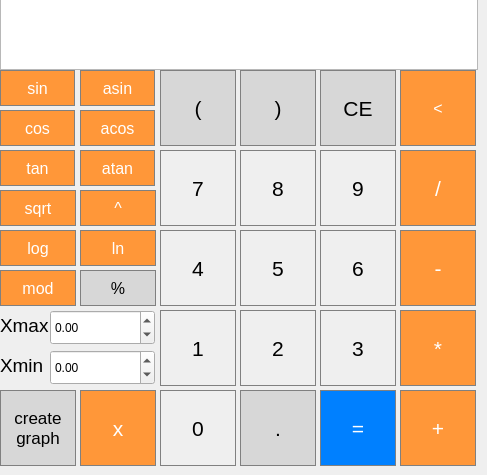
    <widget class="QWidget" name="tab">
     <attribute name="title">
      <string>Calculator</string>
     </attribute>
     <widget class="QPushButton" name="pushButton_7">
      <property name="geometry">
       <rect>
        <x>160</x>
        <y>150</y>
        <width>76</width>
        <height>76</height>
       </rect>
      </property>
      <property name="font">
       <font>
        <pointsize>16</pointsize>
       </font>
      </property>
      <property name="cursor">
       <cursorShape>PointingHandCursor</cursorShape>
      </property>
      <property name="styleSheet">
       <string notr="true">QPushButton {
   border: 1px solid gray;
}
QPushButton:pressed {
    background-color: qlineargradient(x1: 0, y1: 0, x2: 0, y2: 1,
                                      stop: 0 #dadbde, stop: 1 #f6f7fa);
}</string>
      </property>
      <property name="text">
       <string>7</string>
      </property>
      <property name="checkable">
       <bool>false</bool>
      </property>
     </widget>
     <widget class="QPushButton" name="pushButton_8">
      <property name="geometry">
       <rect>
        <x>240</x>
        <y>150</y>
        <width>76</width>
        <height>76</height>
       </rect>
      </property>
      <property name="font">
       <font>
        <pointsize>16</pointsize>
       </font>
      </property>
      <property name="cursor">
       <cursorShape>PointingHandCursor</cursorShape>
      </property>
      <property name="styleSheet">
       <string notr="true">QPushButton {
   border: 1px solid gray;
}
QPushButton:pressed {
    background-color: qlineargradient(x1: 0, y1: 0, x2: 0, y2: 1,
                                      stop: 0 #dadbde, stop: 1 #f6f7fa);
}</string>
      </property>
      <property name="text">
       <string>8</string>
      </property>
      <property name="checkable">
       <bool>false</bool>
      </property>
     </widget>
     <widget class="QPushButton" name="pushButton_del">
      <property name="geometry">
       <rect>
        <x>400</x>
        <y>70</y>
        <width>76</width>
        <height>76</height>
       </rect>
      </property>
      <property name="font">
       <font>
        <pointsize>12</pointsize>
       </font>
      </property>
      <property name="cursor">
       <cursorShape>PointingHandCursor</cursorShape>
      </property>
      <property name="styleSheet">
       <string notr="true">QPushButton {
 background-color: rgb(255, 151, 57);
color: white;
  border: 1px solid gray
}

QPushButton:pressed {
    background-color: qlineargradient(x1: 0, y1: 0, x2: 0, y2: 1,
                                      stop: 0 #BEBEBE, stop: 1 #D7D7D7);
}</string>
      </property>
      <property name="text">
       <string>&lt;</string>
      </property>
      <property name="checkable">
       <bool>false</bool>
      </property>
     </widget>
     <widget class="QPushButton" name="pushButton_1">
      <property name="geometry">
       <rect>
        <x>160</x>
        <y>310</y>
        <width>76</width>
        <height>76</height>
       </rect>
      </property>
      <property name="font">
       <font>
        <pointsize>16</pointsize>
       </font>
      </property>
      <property name="cursor">
       <cursorShape>PointingHandCursor</cursorShape>
      </property>
      <property name="styleSheet">
       <string notr="true">QPushButton {
   border: 1px solid gray;
}
QPushButton:pressed {
    background-color: qlineargradient(x1: 0, y1: 0, x2: 0, y2: 1,
                                      stop: 0 #dadbde, stop: 1 #f6f7fa);
}</string>
      </property>
      <property name="text">
       <string>1</string>
      </property>
      <property name="checkable">
       <bool>false</bool>
      </property>
     </widget>
     <widget class="QPushButton" name="pushButton_div">
      <property name="geometry">
       <rect>
        <x>400</x>
        <y>150</y>
        <width>76</width>
        <height>76</height>
       </rect>
      </property>
      <property name="font">
       <font>
        <pointsize>16</pointsize>
       </font>
      </property>
      <property name="cursor">
       <cursorShape>PointingHandCursor</cursorShape>
      </property>
      <property name="styleSheet">
       <string notr="true">QPushButton {
  background-color: rgb(255, 151, 57);
  color: white; 
  border: 1px solid gray;
}

QPushButton:pressed {
    background-color: qlineargradient(x1: 0, y1: 0, x2: 0, y2: 1,
                                      stop: 0 #FF7832, stop: 1 #FF9739);
}</string>
      </property>
      <property name="text">
       <string>/</string>
      </property>
      <property name="checkable">
       <bool>false</bool>
      </property>
     </widget>
     <widget class="QPushButton" name="pushButton_4">
      <property name="geometry">
       <rect>
        <x>160</x>
        <y>230</y>
        <width>76</width>
        <height>76</height>
       </rect>
      </property>
      <property name="font">
       <font>
        <pointsize>16</pointsize>
       </font>
      </property>
      <property name="cursor">
       <cursorShape>PointingHandCursor</cursorShape>
      </property>
      <property name="styleSheet">
       <string notr="true">QPushButton {
   border: 1px solid gray;
}
QPushButton:pressed {
    background-color: qlineargradient(x1: 0, y1: 0, x2: 0, y2: 1,
                                      stop: 0 #dadbde, stop: 1 #f6f7fa);
}</string>
      </property>
      <property name="text">
       <string>4</string>
      </property>
      <property name="checkable">
       <bool>false</bool>
      </property>
     </widget>
     <widget class="QPushButton" name="pushButton_minus">
      <property name="geometry">
       <rect>
        <x>400</x>
        <y>230</y>
        <width>76</width>
        <height>76</height>
       </rect>
      </property>
      <property name="font">
       <font>
        <pointsize>16</pointsize>
       </font>
      </property>
      <property name="cursor">
       <cursorShape>PointingHandCursor</cursorShape>
      </property>
      <property name="styleSheet">
       <string notr="true">QPushButton {
  background-color: rgb(255, 151, 57);
  color: white; 
  border: 1px solid gray;
}

QPushButton:pressed {
    background-color: qlineargradient(x1: 0, y1: 0, x2: 0, y2: 1,
                                      stop: 0 #FF7832, stop: 1 #FF9739);
}</string>
      </property>
      <property name="text">
       <string>-</string>
      </property>
      <property name="checkable">
       <bool>false</bool>
      </property>
     </widget>
     <widget class="QPushButton" name="pushButton_close_bracket">
      <property name="geometry">
       <rect>
        <x>240</x>
        <y>70</y>
        <width>76</width>
        <height>76</height>
       </rect>
      </property>
      <property name="font">
       <font>
        <pointsize>16</pointsize>
       </font>
      </property>
      <property name="cursor">
       <cursorShape>PointingHandCursor</cursorShape>
      </property>
      <property name="styleSheet">
       <string notr="true">QPushButton {
  background-color: rgb(215, 215, 215);
  border: 1px solid gray
}

QPushButton:pressed {
    background-color: qlineargradient(x1: 0, y1: 0, x2: 0, y2: 1,
                                      stop: 0 #BEBEBE, stop: 1 #D7D7D7);
}</string>
      </property>
      <property name="text">
       <string>)</string>
      </property>
      <property name="checkable">
       <bool>false</bool>
      </property>
     </widget>
     <widget class="QPushButton" name="pushButton_open_bracket">
      <property name="geometry">
       <rect>
        <x>160</x>
        <y>70</y>
        <width>76</width>
        <height>76</height>
       </rect>
      </property>
      <property name="font">
       <font>
        <pointsize>16</pointsize>
       </font>
      </property>
      <property name="cursor">
       <cursorShape>PointingHandCursor</cursorShape>
      </property>
      <property name="styleSheet">
       <string notr="true">QPushButton {
  background-color: rgb(215, 215, 215);
  border: 1px solid gray
}

QPushButton:pressed {
    background-color: qlineargradient(x1: 0, y1: 0, x2: 0, y2: 1,
                                      stop: 0 #BEBEBE, stop: 1 #D7D7D7);
}</string>
      </property>
      <property name="text">
       <string>(</string>
      </property>
      <property name="checkable">
       <bool>false</bool>
      </property>
     </widget>
     <widget class="QPushButton" name="pushButton_plus">
      <property name="geometry">
       <rect>
        <x>400</x>
        <y>390</y>
        <width>76</width>
        <height>76</height>
       </rect>
      </property>
      <property name="font">
       <font>
        <pointsize>16</pointsize>
       </font>
      </property>
      <property name="cursor">
       <cursorShape>PointingHandCursor</cursorShape>
      </property>
      <property name="styleSheet">
       <string notr="true">QPushButton {
  background-color: rgb(255, 151, 57);
  color: white; 
  border: 1px solid gray;
}

QPushButton:pressed {
    background-color: qlineargradient(x1: 0, y1: 0, x2: 0, y2: 1,
                                      stop: 0 #FF7832, stop: 1 #FF9739);
}</string>
      </property>
      <property name="text">
       <string>+</string>
      </property>
      <property name="checkable">
       <bool>false</bool>
      </property>
     </widget>
     <widget class="QPushButton" name="pushButton_3">
      <property name="geometry">
       <rect>
        <x>320</x>
        <y>310</y>
        <width>76</width>
        <height>76</height>
       </rect>
      </property>
      <property name="font">
       <font>
        <pointsize>16</pointsize>
       </font>
      </property>
      <property name="cursor">
       <cursorShape>PointingHandCursor</cursorShape>
      </property>
      <property name="styleSheet">
       <string notr="true">QPushButton {
   border: 1px solid gray;
}
QPushButton:pressed {
    background-color: qlineargradient(x1: 0, y1: 0, x2: 0, y2: 1,
                                      stop: 0 #dadbde, stop: 1 #f6f7fa);
}</string>
      </property>
      <property name="text">
       <string>3</string>
      </property>
      <property name="checkable">
       <bool>false</bool>
      </property>
     </widget>
     <widget class="QPushButton" name="pushButton_percent">
      <property name="geometry">
       <rect>
        <x>80</x>
        <y>270</y>
        <width>76</width>
        <height>36</height>
       </rect>
      </property>
      <property name="font">
       <font>
        <pointsize>12</pointsize>
       </font>
      </property>
      <property name="cursor">
       <cursorShape>PointingHandCursor</cursorShape>
      </property>
      <property name="styleSheet">
       <string notr="true">QPushButton {
  background-color: rgb(215, 215, 215);
  border: 1px solid gray
}

QPushButton:pressed {
    background-color: qlineargradient(x1: 0, y1: 0, x2: 0, y2: 1,
                                      stop: 0 #BEBEBE, stop: 1 #D7D7D7);
}</string>
      </property>
      <property name="text">
       <string>%</string>
      </property>
      <property name="checkable">
       <bool>false</bool>
      </property>
     </widget>
     <widget class="QPushButton" name="pushButton_9">
      <property name="geometry">
       <rect>
        <x>320</x>
        <y>150</y>
        <width>76</width>
        <height>76</height>
       </rect>
      </property>
      <property name="font">
       <font>
        <pointsize>16</pointsize>
       </font>
      </property>
      <property name="cursor">
       <cursorShape>PointingHandCursor</cursorShape>
      </property>
      <property name="styleSheet">
       <string notr="true">QPushButton {
   border: 1px solid gray;
}
QPushButton:pressed {
    background-color: qlineargradient(x1: 0, y1: 0, x2: 0, y2: 1,
                                      stop: 0 #dadbde, stop: 1 #f6f7fa);
}</string>
      </property>
      <property name="text">
       <string>9</string>
      </property>
      <property name="checkable">
       <bool>false</bool>
      </property>
     </widget>
     <widget class="QPushButton" name="pushButton_5">
      <property name="geometry">
       <rect>
        <x>240</x>
        <y>230</y>
        <width>76</width>
        <height>76</height>
       </rect>
      </property>
      <property name="font">
       <font>
        <pointsize>16</pointsize>
       </font>
      </property>
      <property name="cursor">
       <cursorShape>PointingHandCursor</cursorShape>
      </property>
      <property name="styleSheet">
       <string notr="true">QPushButton {
   border: 1px solid gray;
}
QPushButton:pressed {
    background-color: qlineargradient(x1: 0, y1: 0, x2: 0, y2: 1,
                                      stop: 0 #dadbde, stop: 1 #f6f7fa);
}</string>
      </property>
      <property name="text">
       <string>5</string>
      </property>
      <property name="checkable">
       <bool>false</bool>
      </property>
     </widget>
     <widget class="QPushButton" name="pushButton_mul">
      <property name="geometry">
       <rect>
        <x>400</x>
        <y>310</y>
        <width>76</width>
        <height>76</height>
       </rect>
      </property>
      <property name="font">
       <font>
        <pointsize>16</pointsize>
       </font>
      </property>
      <property name="cursor">
       <cursorShape>PointingHandCursor</cursorShape>
      </property>
      <property name="styleSheet">
       <string notr="true">QPushButton {
  background-color: rgb(255, 151, 57);
  color: white; 
  border: 1px solid gray;
}

QPushButton:pressed {
    background-color: qlineargradient(x1: 0, y1: 0, x2: 0, y2: 1,
                                      stop: 0 #FF7832, stop: 1 #FF9739);
}</string>
      </property>
      <property name="text">
       <string>*</string>
      </property>
      <property name="checkable">
       <bool>false</bool>
      </property>
     </widget>
     <widget class="QPushButton" name="pushButton_2">
      <property name="geometry">
       <rect>
        <x>240</x>
        <y>310</y>
        <width>76</width>
        <height>76</height>
       </rect>
      </property>
      <property name="font">
       <font>
        <pointsize>16</pointsize>
       </font>
      </property>
      <property name="cursor">
       <cursorShape>PointingHandCursor</cursorShape>
      </property>
      <property name="styleSheet">
       <string notr="true">QPushButton {
   border: 1px solid gray;
}
QPushButton:pressed {
    background-color: qlineargradient(x1: 0, y1: 0, x2: 0, y2: 1,
                                      stop: 0 #dadbde, stop: 1 #f6f7fa);
}</string>
      </property>
      <property name="text">
       <string>2</string>
      </property>
      <property name="checkable">
       <bool>false</bool>
      </property>
     </widget>
     <widget class="QPushButton" name="pushButton_0">
      <property name="geometry">
       <rect>
        <x>160</x>
        <y>390</y>
        <width>76</width>
        <height>76</height>
       </rect>
      </property>
      <property name="font">
       <font>
        <pointsize>16</pointsize>
       </font>
      </property>
      <property name="cursor">
       <cursorShape>PointingHandCursor</cursorShape>
      </property>
      <property name="styleSheet">
       <string notr="true">QPushButton {
   border: 1px solid gray;
}
QPushButton:pressed {
    background-color: qlineargradient(x1: 0, y1: 0, x2: 0, y2: 1,
                                      stop: 0 #dadbde, stop: 1 #f6f7fa);
}</string>
      </property>
      <property name="text">
       <string>0</string>
      </property>
      <property name="checkable">
       <bool>false</bool>
      </property>
     </widget>
     <widget class="QPushButton" name="pushButton_6">
      <property name="geometry">
       <rect>
        <x>320</x>
        <y>230</y>
        <width>76</width>
        <height>76</height>
       </rect>
      </property>
      <property name="font">
       <font>
        <pointsize>16</pointsize>
       </font>
      </property>
      <property name="cursor">
       <cursorShape>PointingHandCursor</cursorShape>
      </property>
      <property name="styleSheet">
       <string notr="true">QPushButton {
   border: 1px solid gray;
}
QPushButton:pressed {
    background-color: qlineargradient(x1: 0, y1: 0, x2: 0, y2: 1,
                                      stop: 0 #dadbde, stop: 1 #f6f7fa);
}</string>
      </property>
      <property name="text">
       <string>6</string>
      </property>
      <property name="checkable">
       <bool>false</bool>
      </property>
     </widget>
     <widget class="QPushButton" name="pushButton_dot">
      <property name="geometry">
       <rect>
        <x>240</x>
        <y>390</y>
        <width>76</width>
        <height>76</height>
       </rect>
      </property>
      <property name="font">
       <font>
        <pointsize>16</pointsize>
       </font>
      </property>
      <property name="cursor">
       <cursorShape>PointingHandCursor</cursorShape>
      </property>
      <property name="styleSheet">
       <string notr="true">QPushButton {
  background-color: rgb(215, 215, 215);
  border: 1px solid gray
}

QPushButton:pressed {
    background-color: qlineargradient(x1: 0, y1: 0, x2: 0, y2: 1,
                                      stop: 0 #BEBEBE, stop: 1 #D7D7D7);
}</string>
      </property>
      <property name="text">
       <string>.</string>
      </property>
      <property name="checkable">
       <bool>false</bool>
      </property>
     </widget>
     <widget class="QPushButton" name="pushButton_equals">
      <property name="geometry">
       <rect>
        <x>320</x>
        <y>390</y>
        <width>76</width>
        <height>76</height>
       </rect>
      </property>
      <property name="font">
       <font>
        <pointsize>16</pointsize>
       </font>
      </property>
      <property name="cursor">
       <cursorShape>PointingHandCursor</cursorShape>
      </property>
      <property name="styleSheet">
       <string notr="true">QPushButton {
  background-color: rgb(0, 128, 255);
  color: white; 
  border: 1px solid gray;
}

QPushButton:pressed {
    background-color: qlineargradient(x1: 0, y1: 0, x2: 0, y2: 1,
                                      stop: 0 #87ceeb, stop: 1 #4682b4 );
}</string>
      </property>
      <property name="text">
       <string>=</string>
      </property>
      <property name="checkable">
       <bool>false</bool>
      </property>
     </widget>
     <widget class="QPushButton" name="pushButton_ln">
      <property name="geometry">
       <rect>
        <x>80</x>
        <y>230</y>
        <width>76</width>
        <height>36</height>
       </rect>
      </property>
      <property name="font">
       <font>
        <pointsize>12</pointsize>
       </font>
      </property>
      <property name="cursor">
       <cursorShape>PointingHandCursor</cursorShape>
      </property>
      <property name="styleSheet">
       <string notr="true">QPushButton {
  background-color: rgb(255, 151, 57);
  color: white; 
  border: 1px solid gray;
}

QPushButton:pressed {
    background-color: qlineargradient(x1: 0, y1: 0, x2: 0, y2: 1,
                                      stop: 0 #FF7832, stop: 1 #FF9739);
}</string>
      </property>
      <property name="text">
       <string>ln</string>
      </property>
      <property name="checkable">
       <bool>false</bool>
      </property>
     </widget>
     <widget class="QPushButton" name="pushButton_sqrt">
      <property name="geometry">
       <rect>
        <x>0</x>
        <y>190</y>
        <width>76</width>
        <height>36</height>
       </rect>
      </property>
      <property name="font">
       <font>
        <pointsize>12</pointsize>
       </font>
      </property>
      <property name="cursor">
       <cursorShape>PointingHandCursor</cursorShape>
      </property>
      <property name="styleSheet">
       <string notr="true">QPushButton {
  background-color: rgb(255, 151, 57);
  color: white; 
  border: 1px solid gray;
}

QPushButton:pressed {
    background-color: qlineargradient(x1: 0, y1: 0, x2: 0, y2: 1,
                                      stop: 0 #FF7832, stop: 1 #FF9739);
}</string>
      </property>
      <property name="text">
       <string>sqrt</string>
      </property>
      <property name="checkable">
       <bool>false</bool>
      </property>
     </widget>
     <widget class="QPushButton" name="pushButton_power">
      <property name="geometry">
       <rect>
        <x>80</x>
        <y>190</y>
        <width>76</width>
        <height>36</height>
       </rect>
      </property>
      <property name="font">
       <font>
        <pointsize>12</pointsize>
       </font>
      </property>
      <property name="cursor">
       <cursorShape>PointingHandCursor</cursorShape>
      </property>
      <property name="styleSheet">
       <string notr="true">QPushButton {
  background-color: rgb(255, 151, 57);
  color: white; 
  border: 1px solid gray;
}

QPushButton:pressed {
    background-color: qlineargradient(x1: 0, y1: 0, x2: 0, y2: 1,
                                      stop: 0 #FF7832, stop: 1 #FF9739);
}</string>
      </property>
      <property name="text">
       <string>^</string>
      </property>
      <property name="checkable">
       <bool>false</bool>
      </property>
     </widget>
     <widget class="QPushButton" name="pushButton_log">
      <property name="geometry">
       <rect>
        <x>0</x>
        <y>230</y>
        <width>76</width>
        <height>36</height>
       </rect>
      </property>
      <property name="font">
       <font>
        <pointsize>12</pointsize>
       </font>
      </property>
      <property name="cursor">
       <cursorShape>PointingHandCursor</cursorShape>
      </property>
      <property name="styleSheet">
       <string notr="true">QPushButton {
  background-color: rgb(255, 151, 57);
  color: white; 
  border: 1px solid gray;
}

QPushButton:pressed {
    background-color: qlineargradient(x1: 0, y1: 0, x2: 0, y2: 1,
                                      stop: 0 #FF7832, stop: 1 #FF9739);
}</string>
      </property>
      <property name="text">
       <string>log</string>
      </property>
      <property name="checkable">
       <bool>false</bool>
      </property>
     </widget>
     <widget class="QPushButton" name="pushButton_mod">
      <property name="geometry">
       <rect>
        <x>0</x>
        <y>270</y>
        <width>76</width>
        <height>36</height>
       </rect>
      </property>
      <property name="font">
       <font>
        <pointsize>12</pointsize>
       </font>
      </property>
      <property name="cursor">
       <cursorShape>PointingHandCursor</cursorShape>
      </property>
      <property name="styleSheet">
       <string notr="true">QPushButton {
  background-color: rgb(255, 151, 57);
  color: white; 
  border: 1px solid gray;
}

QPushButton:pressed {
    background-color: qlineargradient(x1: 0, y1: 0, x2: 0, y2: 1,
                                      stop: 0 #FF7832, stop: 1 #FF9739);
}</string>
      </property>
      <property name="text">
       <string>mod</string>
      </property>
      <property name="checkable">
       <bool>false</bool>
      </property>
     </widget>
     <widget class="QPushButton" name="pushButton_sin">
      <property name="geometry">
       <rect>
        <x>0</x>
        <y>70</y>
        <width>75</width>
        <height>36</height>
       </rect>
      </property>
      <property name="font">
       <font>
        <pointsize>12</pointsize>
       </font>
      </property>
      <property name="cursor">
       <cursorShape>PointingHandCursor</cursorShape>
      </property>
      <property name="styleSheet">
       <string notr="true">QPushButton {
  background-color: rgb(255, 151, 57);
  color: white; 
  border: 1px solid gray;
}

QPushButton:pressed {
    background-color: qlineargradient(x1: 0, y1: 0, x2: 0, y2: 1,
                                      stop: 0 #FF7832, stop: 1 #FF9739);
}</string>
      </property>
      <property name="text">
       <string>sin</string>
      </property>
      <property name="checkable">
       <bool>false</bool>
      </property>
     </widget>
     <widget class="QPushButton" name="pushButton_asin">
      <property name="geometry">
       <rect>
        <x>80</x>
        <y>70</y>
        <width>75</width>
        <height>36</height>
       </rect>
      </property>
      <property name="font">
       <font>
        <pointsize>12</pointsize>
       </font>
      </property>
      <property name="cursor">
       <cursorShape>PointingHandCursor</cursorShape>
      </property>
      <property name="styleSheet">
       <string notr="true">QPushButton {
  background-color: rgb(255, 151, 57);
  color: white; 
  border: 1px solid gray;
}

QPushButton:pressed {
    background-color: qlineargradient(x1: 0, y1: 0, x2: 0, y2: 1,
                                      stop: 0 #FF7832, stop: 1 #FF9739);
}</string>
      </property>
      <property name="text">
       <string>asin</string>
      </property>
      <property name="checkable">
       <bool>false</bool>
      </property>
     </widget>
     <widget class="QPushButton" name="pushButton_tan">
      <property name="geometry">
       <rect>
        <x>0</x>
        <y>150</y>
        <width>75</width>
        <height>36</height>
       </rect>
      </property>
      <property name="font">
       <font>
        <pointsize>12</pointsize>
       </font>
      </property>
      <property name="cursor">
       <cursorShape>PointingHandCursor</cursorShape>
      </property>
      <property name="styleSheet">
       <string notr="true">QPushButton {
  background-color: rgb(255, 151, 57);
  color: white; 
  border: 1px solid gray;
}

QPushButton:pressed {
    background-color: qlineargradient(x1: 0, y1: 0, x2: 0, y2: 1,
                                      stop: 0 #FF7832, stop: 1 #FF9739);
}</string>
      </property>
      <property name="text">
       <string>tan</string>
      </property>
      <property name="checkable">
       <bool>false</bool>
      </property>
     </widget>
     <widget class="QPushButton" name="pushButton_atan">
      <property name="geometry">
       <rect>
        <x>80</x>
        <y>150</y>
        <width>75</width>
        <height>36</height>
       </rect>
      </property>
      <property name="font">
       <font>
        <pointsize>12</pointsize>
       </font>
      </property>
      <property name="cursor">
       <cursorShape>PointingHandCursor</cursorShape>
      </property>
      <property name="styleSheet">
       <string notr="true">QPushButton {
  background-color: rgb(255, 151, 57);
  color: white; 
  border: 1px solid gray;
}

QPushButton:pressed {
    background-color: qlineargradient(x1: 0, y1: 0, x2: 0, y2: 1,
                                      stop: 0 #FF7832, stop: 1 #FF9739);
}</string>
      </property>
      <property name="text">
       <string>atan</string>
      </property>
      <property name="checkable">
       <bool>false</bool>
      </property>
     </widget>
     <widget class="QPushButton" name="pushButton_cos">
      <property name="geometry">
       <rect>
        <x>0</x>
        <y>110</y>
        <width>75</width>
        <height>36</height>
       </rect>
      </property>
      <property name="font">
       <font>
        <pointsize>12</pointsize>
       </font>
      </property>
      <property name="cursor">
       <cursorShape>PointingHandCursor</cursorShape>
      </property>
      <property name="styleSheet">
       <string notr="true">QPushButton {
  background-color: rgb(255, 151, 57);
  color: white; 
  border: 1px solid gray;
}

QPushButton:pressed {
    background-color: qlineargradient(x1: 0, y1: 0, x2: 0, y2: 1,
                                      stop: 0 #FF7832, stop: 1 #FF9739);
}</string>
      </property>
      <property name="text">
       <string>cos</string>
      </property>
      <property name="checkable">
       <bool>false</bool>
      </property>
     </widget>
     <widget class="QPushButton" name="pushButton_acos">
      <property name="geometry">
       <rect>
        <x>80</x>
        <y>110</y>
        <width>75</width>
        <height>36</height>
       </rect>
      </property>
      <property name="font">
       <font>
        <pointsize>12</pointsize>
       </font>
      </property>
      <property name="cursor">
       <cursorShape>PointingHandCursor</cursorShape>
      </property>
      <property name="styleSheet">
       <string notr="true">QPushButton {
  background-color: rgb(255, 151, 57);
  color: white; 
  border: 1px solid gray;
}

QPushButton:pressed {
    background-color: qlineargradient(x1: 0, y1: 0, x2: 0, y2: 1,
                                      stop: 0 #FF7832, stop: 1 #FF9739);
}</string>
      </property>
      <property name="text">
       <string>acos</string>
      </property>
      <property name="checkable">
       <bool>false</bool>
      </property>
     </widget>
     <widget class="QPushButton" name="pushButton_graph">
      <property name="geometry">
       <rect>
        <x>0</x>
        <y>390</y>
        <width>76</width>
        <height>76</height>
       </rect>
      </property>
      <property name="font">
       <font>
        <pointsize>13</pointsize>
       </font>
      </property>
      <property name="cursor">
       <cursorShape>PointingHandCursor</cursorShape>
      </property>
      <property name="styleSheet">
       <string notr="true">QPushButton {
  background-color: rgb(215, 215, 215);
  border: 1px solid gray
}

QPushButton:pressed {
    background-color: qlineargradient(x1: 0, y1: 0, x2: 0, y2: 1,
                                      stop: 0 #BEBEBE, stop: 1 #D7D7D7);
}</string>
      </property>
      <property name="text">
       <string>create
graph</string>
      </property>
      <property name="checkable">
       <bool>false</bool>
      </property>
     </widget>
     <widget class="QPushButton" name="pushButton_clear_all">
      <property name="geometry">
       <rect>
        <x>320</x>
        <y>70</y>
        <width>76</width>
        <height>76</height>
       </rect>
      </property>
      <property name="font">
       <font>
        <pointsize>16</pointsize>
       </font>
      </property>
      <property name="cursor">
       <cursorShape>PointingHandCursor</cursorShape>
      </property>
      <property name="styleSheet">
       <string notr="true">QPushButton {
  background-color: rgb(215, 215, 215);
  border: 1px solid gray
}

QPushButton:pressed {
    background-color: qlineargradient(x1: 0, y1: 0, x2: 0, y2: 1,
                                      stop: 0 #BEBEBE, stop: 1 #D7D7D7);
}</string>
      </property>
      <property name="text">
       <string>CE</string>
      </property>
      <property name="checkable">
       <bool>false</bool>
      </property>
     </widget>
     <widget class="QLabel" name="label_2">
      <property name="geometry">
       <rect>
        <x>0</x>
        <y>310</y>
        <width>51</width>
        <height>31</height>
       </rect>
      </property>
      <property name="font">
       <font>
        <pointsize>14</pointsize>
       </font>
      </property>
      <property name="text">
       <string>Xmax</string>
      </property>
     </widget>
     <widget class="QLabel" name="label_4">
      <property name="geometry">
       <rect>
        <x>0</x>
        <y>350</y>
        <width>51</width>
        <height>31</height>
       </rect>
      </property>
      <property name="font">
       <font>
        <pointsize>14</pointsize>
       </font>
      </property>
      <property name="text">
       <string>Xmin</string>
      </property>
     </widget>
     <widget class="QPlainTextEdit" name="plainTextEdit">
      <property name="geometry">
       <rect>
        <x>0</x>
        <y>-1</y>
        <width>478</width>
        <height>71</height>
       </rect>
      </property>
      <property name="font">
       <font>
        <pointsize>18</pointsize>
       </font>
      </property>
     </widget>
     <widget class="QDoubleSpinBox" name="doubleSpinBox_xMax">
      <property name="geometry">
       <rect>
        <x>50</x>
        <y>310</y>
        <width>105</width>
        <height>35</height>
       </rect>
      </property>
      <property name="minimum">
       <double>-9999.000000000000000</double>
      </property>
      <property name="maximum">
       <double>9999.000000000000000</double>
      </property>
     </widget>
     <widget class="QDoubleSpinBox" name="doubleSpinBox_xMin">
      <property name="geometry">
       <rect>
        <x>50</x>
        <y>350</y>
        <width>105</width>
        <height>35</height>
       </rect>
      </property>
      <property name="minimum">
       <double>-9999.000000000000000</double>
      </property>
      <property name="maximum">
       <double>9999.000000000000000</double>
      </property>
     </widget>
     <widget class="QPushButton" name="pushButton_X">
      <property name="geometry">
       <rect>
        <x>80</x>
        <y>390</y>
        <width>76</width>
        <height>76</height>
       </rect>
      </property>
      <property name="font">
       <font>
        <pointsize>16</pointsize>
       </font>
      </property>
      <property name="cursor">
       <cursorShape>PointingHandCursor</cursorShape>
      </property>
      <property name="styleSheet">
       <string notr="true">QPushButton {
  background-color: rgb(255, 151, 57);
  color: white; 
  border: 1px solid gray;
}

QPushButton:pressed {
    background-color: qlineargradient(x1: 0, y1: 0, x2: 0, y2: 1,
                                      stop: 0 #FF7832, stop: 1 #FF9739);
}</string>
      </property>
      <property name="text">
       <string>x</string>
      </property>
      <property name="checkable">
       <bool>false</bool>
      </property>
     </widget>
    </widget>
